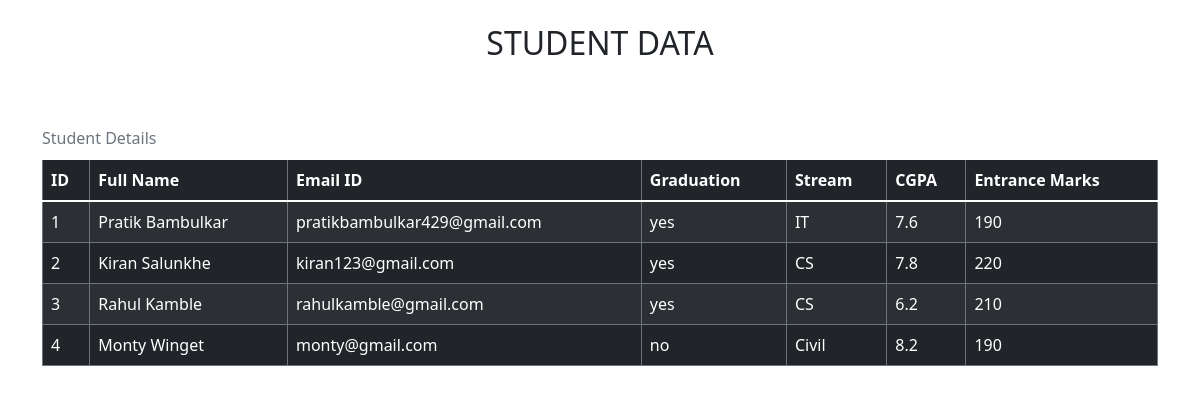
The app's page /get_details with its own data.
### models.py (models this page shows)
class StudentTable(Base):
    __tablename__ = 'students'
    id = Column(Integer, primary_key=True, index=True)
    full_name = Column(String(30))
    email_id = Column(String(50), unique=True)
    graduation_completed = Column(String(30))
    stream = Column(String(30))
    cgpa = Column(Float(10))
    entrance_exam_score = Column(Integer)

### main.py (the view)
@app.get('/get_details')
def get_details(request: Request, db: Session = Depends(get_db)):
    get_data = db.query(models.StudentTable).all()
    return templates.TemplateResponse(
        "get_details.html",
        {
            "request": request,
            "details": get_data
        }
    )

### templates/get_details.html (shortened to what this page needs)
<!DOCTYPE html>
<html lang="en">
<head>
	<link href="https://cdn.jsdelivr.net/npm/bootstrap@5.1.3/dist/css/bootstrap.min.css" rel="stylesheet"
>
</head>
<body onload="check();">
	<div class="container">
		<form method="get" enctype="multipart/form-data">
			<br>
			<h2 align="center"> STUDENT DATA </h2>
			<br><br>
			<div class="table-responsive">
				<table id="mytable"
					class="table table-dark table-hover table table-striped table-hover table caption-top table table-bordered border-secondary">
					<caption>Student Details</caption>
					<thead>
						<tr>
							<th>ID</th>
							<th>Full Name</th>
							<th>Email ID</th>
							<th>Graduation</th>
							<th>Stream</th>
							<th>CGPA</th>
							<th>Entrance Marks</th>
						</tr>
					</thead>
					<tbody>
						{% for detail in details %}
						<tr>
							<td>{{ detail.id}}</td>
							<td>{{ detail.full_name}}</td>
							<td>{{ detail.email_id}}</td>
							<td>{{ detail.graduation_completed}}</td>
							<td>{{ detail.stream}}</td>
							<td>{{ detail.cgpa}}</td>
							<td>{{ detail.entrance_exam_score}}</td>
						</tr>
						{% endfor %}
					</tbody>
				</table>
			</div>
			<br>
		</form>
	</div>
</body>
</html>

### records on screen
StudentTable: id "1", full_name "Pratik Bambulkar", email_id "pratikbambulkar429@gmail.com", graduation_completed "yes", stream "IT", cgpa "7.6", entrance_exam_score "190"
StudentTable: id "2", full_name "Kiran Salunkhe", email_id "kiran123@gmail.com", graduation_completed "yes", stream "CS", cgpa "7.8", entrance_exam_score "220"
StudentTable: id "3", full_name "Rahul Kamble", email_id "rahulkamble@gmail.com", graduation_completed "yes", stream "CS", cgpa "6.2", entrance_exam_score "210"
StudentTable: id "4", full_name "Monty Winget", email_id "monty@gmail.com", graduation_completed "no", stream "Civil", cgpa "8.2", entrance_exam_score "190"
